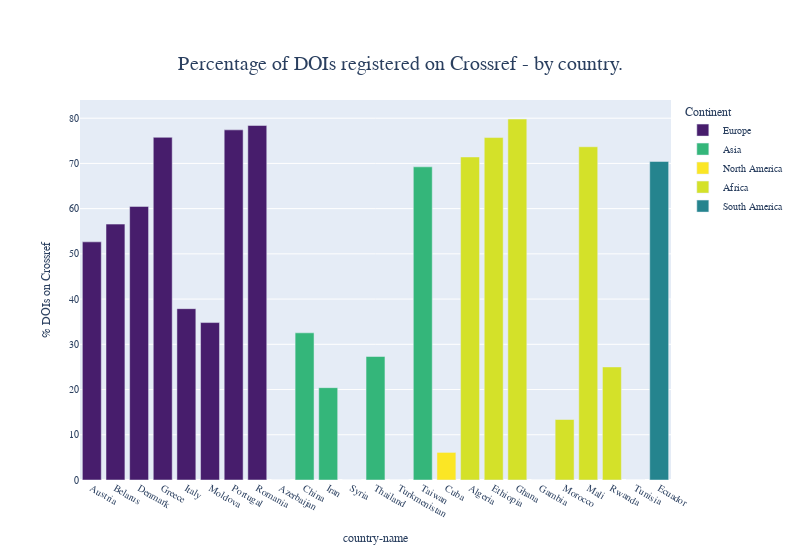

Source (notebook cell):
### Code cell
frame4 = frame.copy()
frame4 = frame4.groupby('country').sum()
frame4 =frame4.apply(lambda x: pd.to_numeric(x, errors='coerce'))
frame4['perc_cr'] = (frame4['on-crossref']/frame4['doi-num'])*100
frame4['country-name'] = coco.convert(names=frame4.index, to="name")
frame4 = frame4[frame4.perc_cr < 80]
continent_name = []
for x in frame4.index:
    country_continent_code = pc.country_alpha2_to_continent_code(x)
    country_continent_name = pc.convert_continent_code_to_continent_name(country_continent_code)
    continent_name.append(country_continent_name)
frame4['continent'] = continent_name

fig = px.bar(frame4,x="country-name",y='perc_cr', width=800, color="continent", color_discrete_map={
    'Asia' : '#34B67A',
    'Europe' : '#471D6C',
    'Africa' : '#D4E129',
    'South America' : '#25848E',
    'Oceania' : '#A6DA35',
    'North America' : '#FBE625'
},
 labels={ "country": "Country", "perc_cr": "% DOIs on Crossref", "continent": "Continent" },
 title="Percentage of DOIs registered on Crossref - by country.")


fig.update_layout(
    font_family="sans-serif",
    title_font_size=20,
    font_size=10,
    title = {'xanchor': 'center', 'y':0.9,'x':0.5},
)
fig.show()

### Figure 1 — Plotly figure (JSON) as saved in the notebook; plotly's stock layout.template omitted (floating-point values rounded to 4 significant figures)
{"data": [{"alignmentgroup": "True", "hovertemplate": "Continent=Europe<br>country-name=%{x}<br>% DOIs on Crossref=%{y}<extra></extra>", "legendgroup": "Europe", "marker": {"color": "#471D6C", "pattern": {"shape": ""}}, "name": "Europe", "offsetgroup": "Europe", "orientation": "v", "showlegend": true, "textposition": "auto", "type": "bar", "x": ["Austria", "Belarus", "Denmark", "Greece", "Italy", "Moldova", "Portugal", "Romania"], "xaxis": "x", "y": [52.66, 56.58, 60.49, 75.77, 37.89, 34.81, 77.42, 78.39], "yaxis": "y"}, {"alignmentgroup": "True", "hovertemplate": "Continent=Asia<br>country-name=%{x}<br>% DOIs on Crossref=%{y}<extra></extra>", "legendgroup": "Asia", "marker": {"color": "#34B67A", "pattern": {"shape": ""}}, "name": "Asia", "offsetgroup": "Asia", "orientation": "v", "showlegend": true, "textposition": "auto", "type": "bar", "x": ["Azerbaijan", "China", "Iran", "Syria", "Thailand", "Turkmenistan", "Taiwan"], "xaxis": "x", "y": [0, 32.54, 20.42, 0, 27.31, 0, 69.25], "yaxis": "y"}, {"alignmentgroup": "True", "hovertemplate": "Continent=North America<br>country-name=%{x}<br>% DOIs on Crossref=%{y}<extra></extra>", "legendgroup": "North America", "marker": {"color": "#FBE625", "pattern": {"shape": ""}}, "name": "North America", "offsetgroup": "North America", "orientation": "v", "showlegend": true, "textposition": "auto", "type": "bar", "x": ["Cuba"], "xaxis": "x", "y": [6.102], "yaxis": "y"}, {"alignmentgroup": "True", "hovertemplate": "Continent=Africa<br>country-name=%{x}<br>% DOIs on Crossref=%{y}<extra></extra>", "legendgroup": "Africa", "marker": {"color": "#D4E129", "pattern": {"shape": ""}}, "name": "Africa", "offsetgroup": "Africa", "orientation": "v", "showlegend": true, "textposition": "auto", "type": "bar", "x": ["Algeria", "Ethiopia", "Ghana", "Gambia", "Morocco", "Mali", "Rwanda", "Tunisia"], "xaxis": "x", "y": [71.43, 75.72, 79.82, 0, 13.38, 73.68, 25, 0], "yaxis": "y"}, {"alignmentgroup": "True", "hovertemplate": "Continent=South America<br>country-name=%{x}<br>% DOIs on Crossref=%{y}<extra></extra>", "legendgroup": "South America", "marker": {"color": "#25848E", "pattern": {"shape": ""}}, "name": "South America", "offsetgroup": "South America", "orientation": "v", "showlegend": true, "textposition": "auto", "type": "bar", "x": ["Ecuador"], "xaxis": "x", "y": [70.43], "yaxis": "y"}], "layout": {"barmode": "relative", "font": {"family": "sans-serif", "size": 10}, "legend": {"title": {"text": "Continent"}, "tracegroupgap": 0}, "title": {"font": {"size": 20}, "text": "Percentage of DOIs registered on Crossref - by country.", "x": 0.5, "xanchor": "center", "y": 0.9}, "width": 800, "xaxis": {"anchor": "y", "domain": [0, 1], "title": {"text": "country-name"}}, "yaxis": {"anchor": "x", "domain": [0, 1], "title": {"text": "% DOIs on Crossref"}}}}
